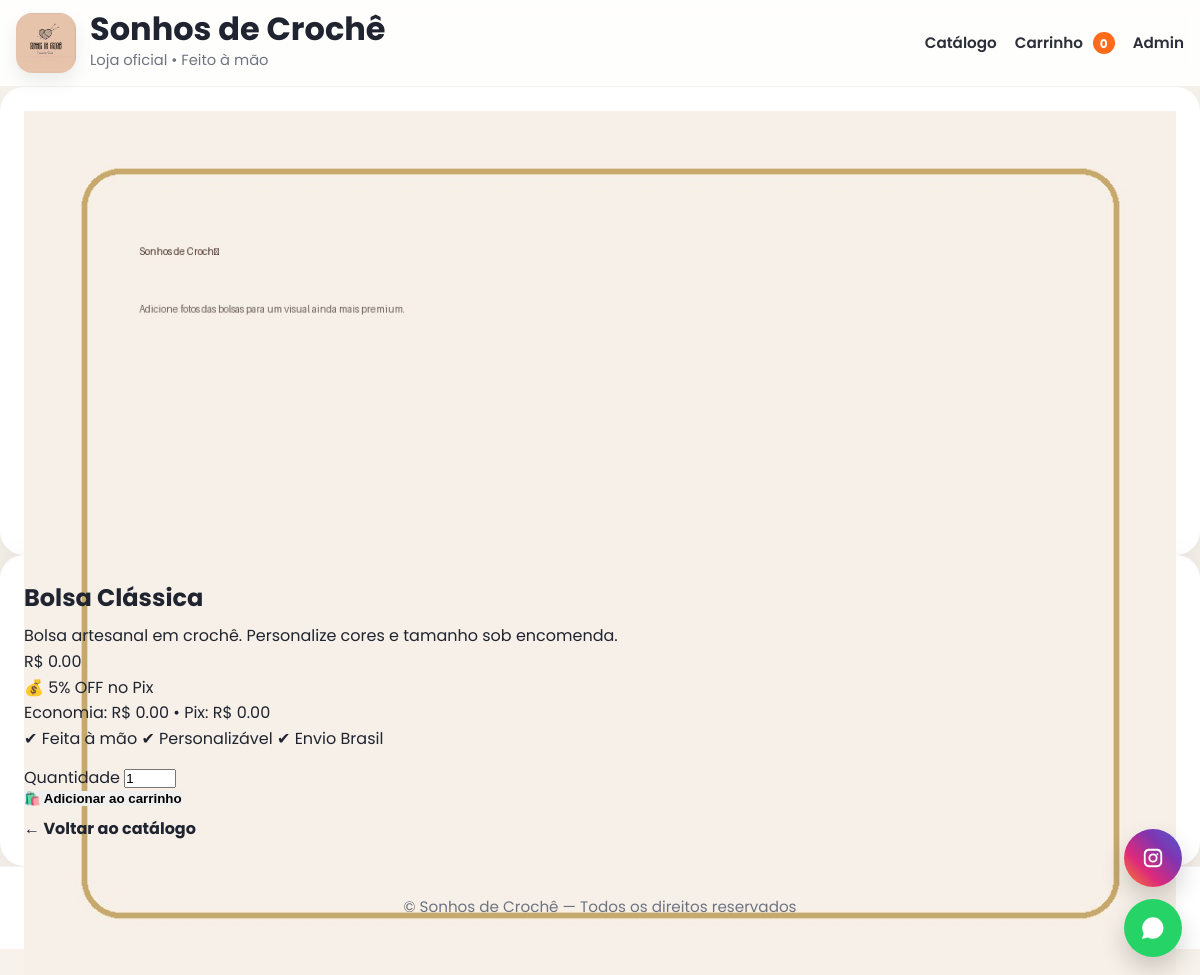
Screenshot of /produto/20 with the database file from the repository.
### app.py (models this page shows)
class Product(db.Model):
    id = db.Column(db.Integer, primary_key=True)
    name = db.Column(db.String(120), nullable=False)
    description = db.Column(db.Text, default="")
    price = db.Column(db.Numeric(10, 2), nullable=False, default=0)
    image_url = db.Column(db.Text, default="")  # legado (opcional)
    is_active = db.Column(db.Boolean, default=True)
    created_at = db.Column(db.DateTime, nullable=False, default=datetime.utcnow)
    images = db.relationship("ProductImage", backref="product", cascade="all, delete-orphan", lazy=True)

### app.py (the view)
    @app.route("/produto/<int:product_id>")
    def product_detail(product_id):
        product = Product.query.get_or_404(product_id)
        if not product.is_active:
            abort(404)
        images = ProductImage.query.filter_by(product_id=product.id).order_by(ProductImage.created_at.asc()).all()
        return render_template("product.html", product=product, images=images)

### templates/product.html (shortened to what this page needs)
{% extends "base.html" %}
{% block content %}
<div class="grid" style="grid-template-columns:1.1fr .9fr;gap:16px;align-items:start">
  <div class="card">
    <div class="media" style="height:420px">
      {% if images and images|length > 0 %}
        <img src="{{ images[0].image_url }}" alt="{{ product.name }}">
      {% else %}
        <img src="{{ product.image_url or url_for('static', filename='img/placeholder.jpg') }}" alt="{{ product.name }}">
      {% endif %}
    </div>
  </div>
  <div class="card">
    <div class="card-pad">
      <h2 style="margin:0 0 6px">{{ product.name }}</h2>
      <div class="muted">{{ product.description }}</div>
      <div class="price">R$ {{ "%.2f"|format(product.price) }}</div>
      {% if pix_discount_percent() > 0 %}
        {% set pix_price = price_with_pix_discount(product.price) %}
        {% set eco = (product.price - pix_price) %}
        <div class="pix">
          <div class="line1">💰 {{ pix_discount_percent() }}% OFF no Pix</div>
          <div class="line2">Economia: R$ {{ "%.2f"|format(eco) }} • Pix: R$ {{ "%.2f"|format(pix_price) }}</div>
        </div>
      {% endif %}
      <div class="kpis">
        <span class="chip">✔ Feita à mão</span>
        <span class="chip">✔ Personalizável</span>
        <span class="chip">✔ Envio Brasil</span>
      </div>
      <form method="post" action="{{ url_for('cart_add', product_id=product.id) }}" style="margin-top:14px">
        <div class="form-row">
          <div>
            <label class="muted">Quantidade</label>
            <input type="number" name="qty" value="1" min="1" max="99">
          </div>
          <div style="display:flex;align-items:end">
            <button class="btn primary block">🛍️ Adicionar ao carrinho</button>
          </div>
        </div>
      </form>
      <a class="btn soft block" style="margin-top:10px" href="{{ url_for('index') }}">← Voltar ao catálogo</a>
    </div>
  </div>
</div>
{% endblock %}

### static/css/premium.css (style rules this page uses)
:root { --bg:#f7f3ec; --surface:#ffffff; --surface-soft:#fbf8f2; --text:#1f2430; --muted:#6e7380; --gold:#c8a24e; --gold-dark:#b88f39; --line:#e8dfd0; --shadow:0 14px 40px rgba(33, 24, 9, .08); --shadow-hover:0 22px 56px rgba(33, 24, 9, .14); --radius:28px; }
* { margin:0; padding:0; box-sizing:border-box; }
html { scroll-behavior:smooth; }
body { font-family:'Poppins',sans-serif; background:var(--bg); color:var(--text); line-height:1.6; }
img { display:block; max-width:100%; }
a { color:inherit; }
.btn { display:inline-flex; align-items:center; justify-content:center; text-decoration:none; border:none; cursor:pointer; transition:.25s ease; font-weight:700; }
.login-box, .card { background:var(--surface); border-radius:24px; box-shadow:var(--shadow); }
.card { padding:24px; }

### rows the page displays
Product: name "Bolsa Clássica", description "Bolsa artesanal em crochê. Personalize cores e tamanho sob encomenda.", price "0.00"

### other values shown
{{ STORE_NAME() }} "Sonhos de Crochê"
{{ cart_count() }} "0"
{{ pix_discount_percent() }} "5"
{{ "%.2f"|format(eco) }} "0.00"
{{ "%.2f"|format(pix_price) }} "0.00"
